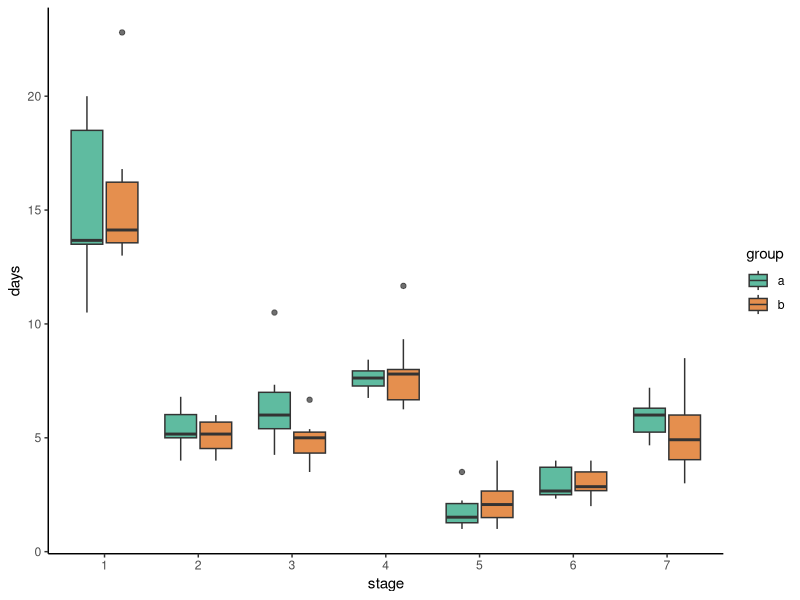

Source code (R): (Note: this script raises an error after producing the figure.)
library(here)
library(survival)
library(tidyverse)


# -----------------------
# import data

mydata <- read.csv(here('Data/means_melted.csv'), header = TRUE)
 


as.factor(mydata$group)
mydata$stage<-as.factor(mydata$stage)
as.numeric(mydata$days)



ggplot(data = mydata, aes(x=stage, y=days)) + 
  theme_minimal() +
  geom_boxplot(aes(fill=group), alpha=0.7) +
  theme_bw() + 
  theme(panel.border = element_blank(), panel.grid.major = element_blank(), panel.grid.minor = element_blank(), axis.line = element_line(colour = "black")) +
  scale_fill_brewer(palette="Dark2")


is.factor(mydata$group)
is.factor(mydata$stage)
is.numeric(mydata$days)

# ---------------------
# survival analysis

# for survival::Surv() function, 
# when event time > censoring time (censored) = 1
# when event time < censoring time (fruit formation observed) = 2


cage <- read.csv(here('Data/survival_analysis_bird_cage.csv'), header=T)
control <- read.csv(here('Data/survival_analysis_no_treatment.csv'), header=T)

tail(control) # 0 = censored

time1 <- cage$time
status1 <- cage$status
time2 <- control$time
status2 <- control$status

fit1 <- survfit(Surv(time1, status1) ~ 1)
fit2 <- survfit(Surv(time2, status2) ~ 1)

plot(fit1, conf.int= 'none', col = 'blue', lwd=5, xlab = 'Time (days)', ylab = 'Survival Probability', xlim=c(0,30)) #bird cage
lines(fit2, conf.int= 'none', col = 'red', lwd=5) #no treatment
legend(14, 1,c('birds excluded', 'no treatment'), col = c('blue','red'), lty = 1)
title(main='KM-Curves for post-anthesis flower survival')


#log rank test

logrank <- read.csv(here('Data/survival_analysis_log_rank_test.csv'), header=T)

time <- logrank$time
status <- logrank$censored
treatment <- logrank$group

fit <- survdiff(Surv(time, status) ~ treatment)
fit #Chisq= 4.5, 
#p = 0.0336, p-value is the probability of obtaining a test statistic 
#at least as extreme as the one that was actually observed. 
